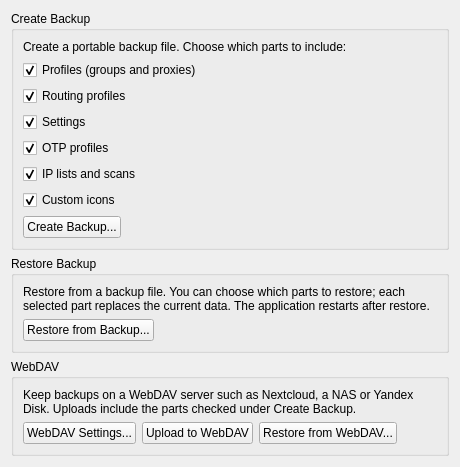
     <widget class="QWidget" name="tab_backup">
      <attribute name="title">
       <string>Backup and Restore</string>
      </attribute>
      <layout class="QVBoxLayout" name="verticalLayout_backup">
       <item>
        <widget class="QGroupBox" name="groupBox_backup_create">
         <property name="sizePolicy">
          <sizepolicy hsizetype="Preferred" vsizetype="Maximum">
           <horstretch>0</horstretch>
           <verstretch>0</verstretch>
          </sizepolicy>
         </property>
         <property name="title">
          <string>Create Backup</string>
         </property>
         <layout class="QVBoxLayout" name="verticalLayout_backup_create">
          <item>
           <widget class="QLabel" name="label_backup_desc">
            <property name="text">
             <string>Create a portable backup file. Choose which parts to include:</string>
            </property>
            <property name="wordWrap">
             <bool>true</bool>
            </property>
           </widget>
          </item>
          <item>
           <widget class="QCheckBox" name="backup_inc_profiles">
            <property name="text">
             <string>Profiles (groups and proxies)</string>
            </property>
            <property name="checked">
             <bool>true</bool>
            </property>
           </widget>
          </item>
          <item>
           <widget class="QCheckBox" name="backup_inc_routes">
            <property name="text">
             <string>Routing profiles</string>
            </property>
            <property name="checked">
             <bool>true</bool>
            </property>
           </widget>
          </item>
          <item>
           <widget class="QCheckBox" name="backup_inc_settings">
            <property name="text">
             <string>Settings</string>
            </property>
            <property name="checked">
             <bool>true</bool>
            </property>
           </widget>
          </item>
          <item>
           <widget class="QCheckBox" name="backup_inc_otp">
            <property name="text">
             <string>OTP profiles</string>
            </property>
            <property name="checked">
             <bool>true</bool>
            </property>
           </widget>
          </item>
          <item>
           <widget class="QCheckBox" name="backup_inc_ip_lists">
            <property name="text">
             <string>IP lists and scans</string>
            </property>
            <property name="checked">
             <bool>true</bool>
            </property>
           </widget>
          </item>
          <item>
           <widget class="QCheckBox" name="backup_inc_icons">
            <property name="text">
             <string>Custom icons</string>
            </property>
            <property name="checked">
             <bool>true</bool>
            </property>
           </widget>
          </item>
          <item>
           <layout class="QHBoxLayout" name="horizontalLayout_backup_btn">
            <item>
             <widget class="QPushButton" name="backup_create">
              <property name="text">
               <string>Create Backup...</string>
              </property>
             </widget>
            </item>
            <item>
             <spacer name="horizontalSpacer_backup">
              <property name="orientation">
               <enum>Qt::Orientation::Horizontal</enum>
              </property>
              <property name="sizeHint" stdset="0">
               <size>
                <width>40</width>
                <height>20</height>
               </size>
              </property>
             </spacer>
            </item>
           </layout>
          </item>
         </layout>
        </widget>
       </item>
       <item>
        <widget class="QGroupBox" name="groupBox_backup_restore">
         <property name="sizePolicy">
          <sizepolicy hsizetype="Preferred" vsizetype="Maximum">
           <horstretch>0</horstretch>
           <verstretch>0</verstretch>
          </sizepolicy>
         </property>
         <property name="title">
          <string>Restore Backup</string>
         </property>
         <layout class="QVBoxLayout" name="verticalLayout_backup_restore">
          <item>
           <widget class="QLabel" name="label_restore_desc">
            <property name="text">
             <string>Restore from a backup file. You can choose which parts to restore; each selected part replaces the current data. The application restarts after restore.</string>
            </property>
            <property name="wordWrap">
             <bool>true</bool>
            </property>
           </widget>
          </item>
          <item>
           <layout class="QHBoxLayout" name="horizontalLayout_restore_btn">
            <item>
             <widget class="QPushButton" name="backup_restore">
              <property name="text">
               <string>Restore from Backup...</string>
              </property>
             </widget>
            </item>
            <item>
             <spacer name="horizontalSpacer_restore">
              <property name="orientation">
               <enum>Qt::Orientation::Horizontal</enum>
              </property>
              <property name="sizeHint" stdset="0">
               <size>
                <width>40</width>
                <height>20</height>
               </size>
              </property>
             </spacer>
            </item>
           </layout>
          </item>
         </layout>
        </widget>
       </item>
       <item>
        <widget class="QGroupBox" name="groupBox_backup_webdav">
         <property name="sizePolicy">
          <sizepolicy hsizetype="Preferred" vsizetype="Maximum">
           <horstretch>0</horstretch>
           <verstretch>0</verstretch>
          </sizepolicy>
         </property>
         <property name="title">
          <string>WebDAV</string>
         </property>
         <layout class="QVBoxLayout" name="verticalLayout_backup_webdav">
          <item>
           <widget class="QLabel" name="label_webdav_desc">
            <property name="text">
             <string>Keep backups on a WebDAV server such as Nextcloud, a NAS or Yandex Disk. Uploads include the parts checked under Create Backup.</string>
            </property>
            <property name="wordWrap">
             <bool>true</bool>
            </property>
           </widget>
          </item>
          <item>
           <layout class="QHBoxLayout" name="horizontalLayout_webdav_btn">
            <item>
             <widget class="QPushButton" name="webdav_settings">
              <property name="text">
               <string>WebDAV Settings...</string>
              </property>
             </widget>
            </item>
            <item>
             <widget class="QPushButton" name="webdav_upload">
              <property name="text">
               <string>Upload to WebDAV</string>
              </property>
             </widget>
            </item>
            <item>
             <widget class="QPushButton" name="webdav_restore">
              <property name="text">
               <string>Restore from WebDAV...</string>
              </property>
             </widget>
            </item>
            <item>
             <spacer name="horizontalSpacer_webdav">
              <property name="orientation">
               <enum>Qt::Orientation::Horizontal</enum>
              </property>
              <property name="sizeHint" stdset="0">
               <size>
                <width>40</width>
                <height>20</height>
               </size>
              </property>
             </spacer>
            </item>
           </layout>
          </item>
         </layout>
        </widget>
       </item>
       <item>
        <spacer name="verticalSpacer_backup">
         <property name="orientation">
          <enum>Qt::Orientation::Vertical</enum>
         </property>
         <property name="sizeHint" stdset="0">
          <size>
           <width>20</width>
           <height>0</height>
          </size>
         </property>
        </spacer>
       </item>
      </layout>
     </widget>
